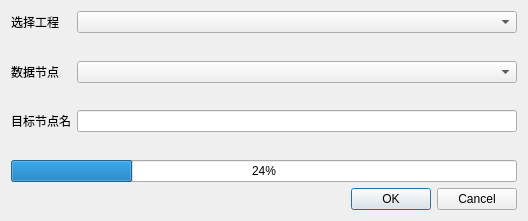
<?xml version="1.0" encoding="UTF-8"?>
<ui version="4.0">
 <class>S1_Deburst</class>
 <widget class="QWidget" name="S1_Deburst">
  <property name="geometry">
   <rect>
    <x>0</x>
    <y>0</y>
    <width>528</width>
    <height>221</height>
   </rect>
  </property>
  <property name="windowTitle">
   <string>哨兵一号burst拼接</string>
  </property>
  <property name="windowIcon">
   <iconset resource="../QtWidgetsApplication3.qrc">
    <normaloff>:/QtWidgetsApplication3/icon/InSARapp.ico</normaloff>:/QtWidgetsApplication3/icon/InSARapp.ico</iconset>
  </property>
  <layout class="QVBoxLayout" name="verticalLayout">
   <item>
    <layout class="QFormLayout" name="formLayout_2">
     <item row="0" column="0">
      <widget class="QLabel" name="label">
       <property name="text">
        <string>选择工程</string>
       </property>
      </widget>
     </item>
     <item row="0" column="1">
      <widget class="QComboBox" name="comboBox"/>
     </item>
     <item row="1" column="1">
      <spacer name="verticalSpacer">
       <property name="orientation">
        <enum>Qt::Vertical</enum>
       </property>
       <property name="sizeHint" stdset="0">
        <size>
         <width>20</width>
         <height>40</height>
        </size>
       </property>
      </spacer>
     </item>
     <item row="2" column="0">
      <widget class="QLabel" name="label_2">
       <property name="text">
        <string>数据节点</string>
       </property>
      </widget>
     </item>
     <item row="2" column="1">
      <widget class="QComboBox" name="comboBox_2"/>
     </item>
     <item row="3" column="1">
      <spacer name="verticalSpacer_2">
       <property name="orientation">
        <enum>Qt::Vertical</enum>
       </property>
       <property name="sizeHint" stdset="0">
        <size>
         <width>20</width>
         <height>40</height>
        </size>
       </property>
      </spacer>
     </item>
     <item row="4" column="0">
      <widget class="QLabel" name="label_6">
       <property name="text">
        <string>目标节点名</string>
       </property>
      </widget>
     </item>
     <item row="4" column="1">
      <widget class="QLineEdit" name="fileedit"/>
     </item>
     <item row="5" column="1">
      <spacer name="verticalSpacer_3">
       <property name="orientation">
        <enum>Qt::Vertical</enum>
       </property>
       <property name="sizeHint" stdset="0">
        <size>
         <width>20</width>
         <height>40</height>
        </size>
       </property>
      </spacer>
     </item>
     <item row="6" column="0" colspan="2">
      <widget class="QProgressBar" name="progressBar">
       <property name="value">
        <number>24</number>
       </property>
      </widget>
     </item>
     <item row="7" column="1">
      <widget class="QDialogButtonBox" name="buttonBox">
       <property name="standardButtons">
        <set>QDialogButtonBox::Cancel|QDialogButtonBox::Ok</set>
       </property>
      </widget>
     </item>
    </layout>
   </item>
  </layout>
 </widget>
 <resources>
  <include location="../QtWidgetsApplication3.qrc"/>
 </resources>
 <connections/>
</ui>
